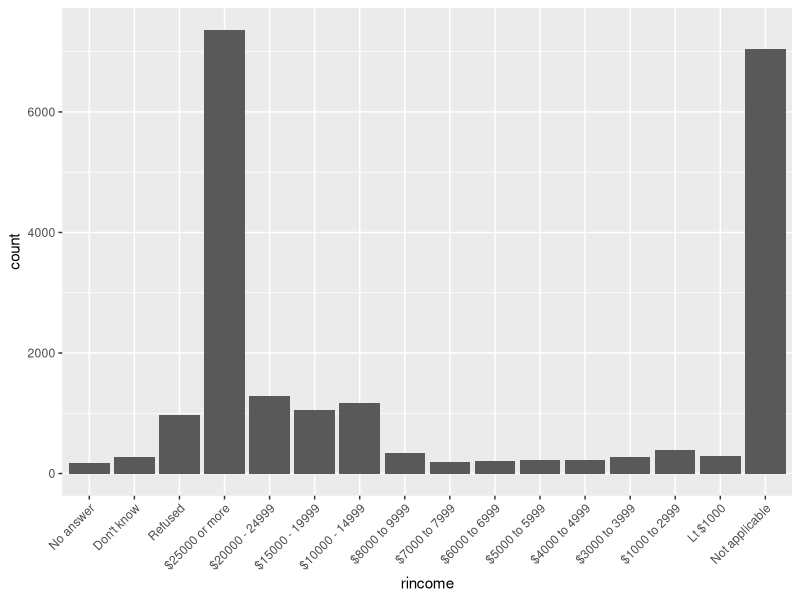
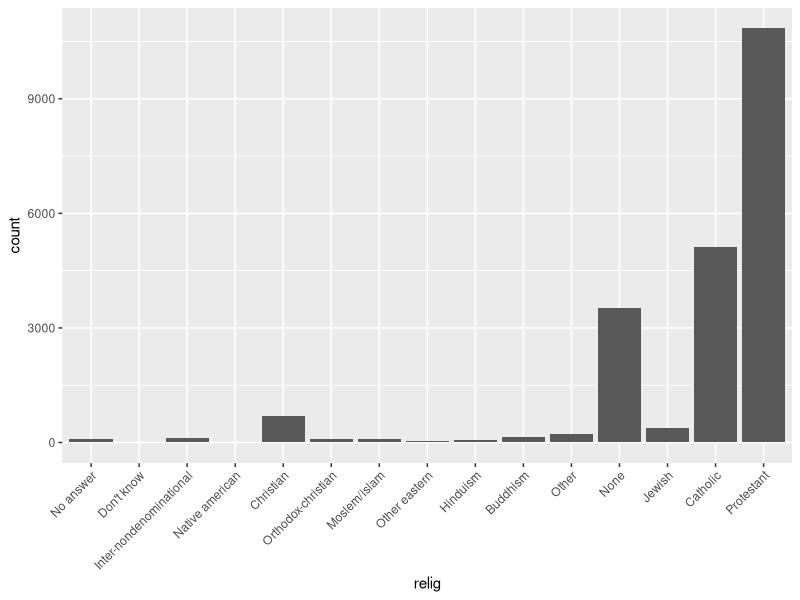
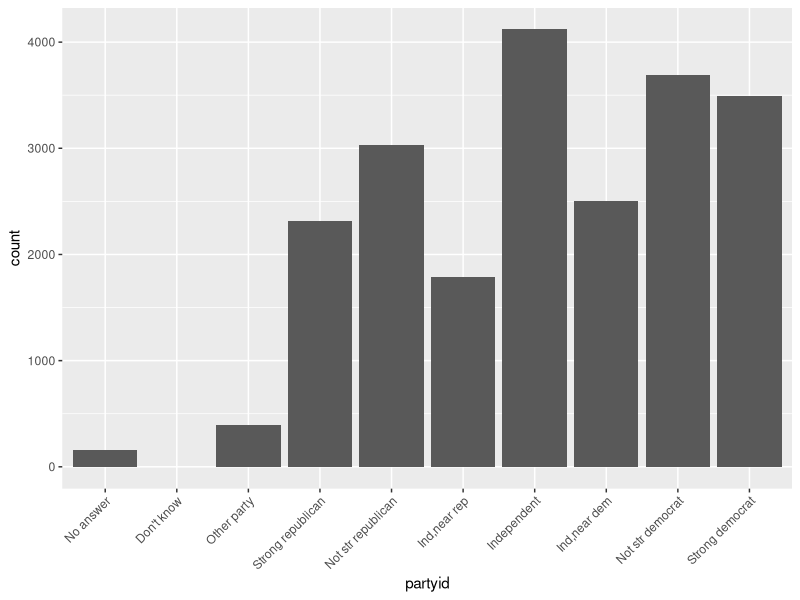
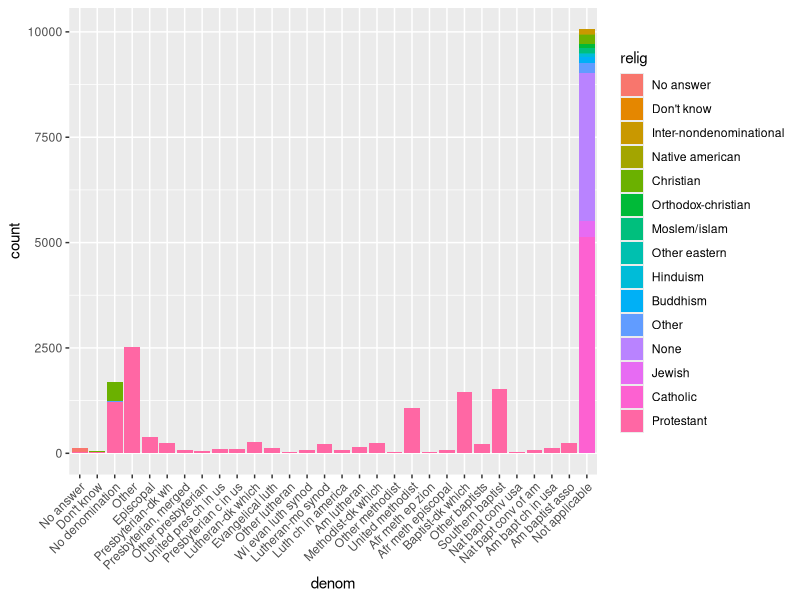
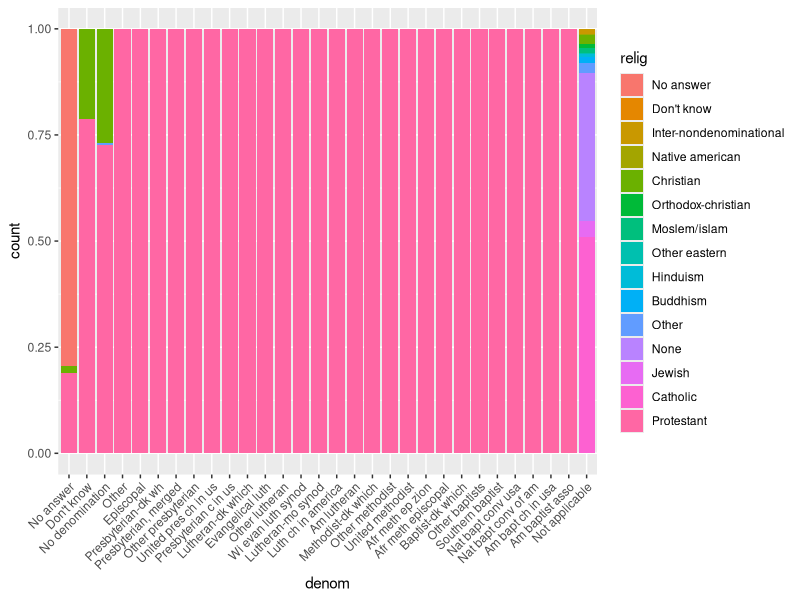
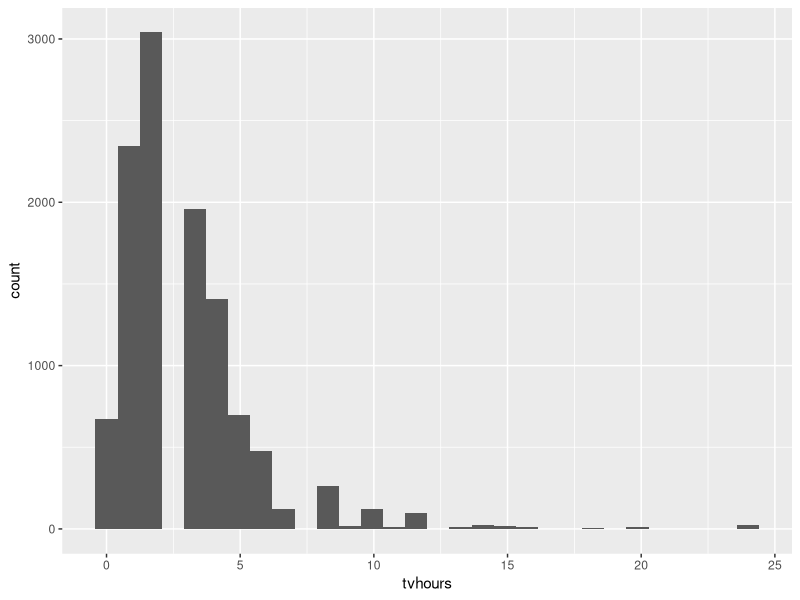
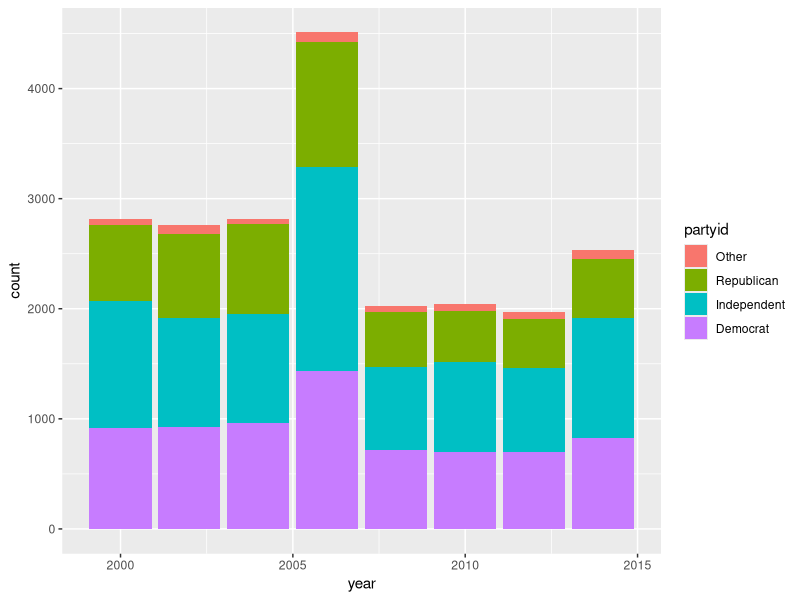

R code for these plots, in order:
## ---- chunk 1
library(tidyverse)
## ---- chunk 2
p = NA
paste("the value of p is ", p)
str_c("the value of p is ", p)
## ---- chunk 3
join_me <- c(88, "hello", "world")
str_c(88, "hello", "world")
str_c(88, "hello", "world", sep = ", ")
# sep does not place the commas if a premade vector is fed into str_c
str_c(join_me, sep = ", ")

# use collapse instead if you want to place separators into premade vector
str_c(join_me, collapse = ", ")

## ---- chunk 4
get_middle <- function (my_str) {
  if (str_length(my_str)%%2 != 0){
    return (str_sub(my_str, ceiling(str_length(my_str)/2), ceiling(str_length(my_str)/2)))
  } else {
    return (str_sub(my_str, ceiling(str_length(my_str)/2), ceiling(str_length(my_str)/2+1)))
  }
}

get_middle ("qwert")
get_middle ("qwerty")
## ---- chunk 5
long_string <- 'Lorem ipsum dolor sit amet, consectetur adipiscing elit, sed do eiusmod tempor incididunt ut labore et dolore magna aliqua.'

long_string
str_wrap(long_string, width = 30)

## ---- chunk 6
whitespace <- "  why is there whitespace on both sides?   "
whitespace
str_trim(whitespace)
str_pad("add some whitespace to the left!", 40, side = "left")
## ---- chunk 7
# function name is convert_str
convert_str <- function (str_vector) {
  if (length(str_vector) == 0) {
    return ("")
  } else if (length (str_vector) == 1) {
    return (str_vector[1])
  } else {
    combined_minus_last <- str_c(str_vector[1:(length(str_vector)-1)], collapse = ", ") # collapse all items except the last one
    return( str_c (combined_minus_last, ", and ", str_vector[length(str_vector)])) # concatenate the word "and" and the last item
  }
}

convert_str(c("fee", "fi", "fo", "fum"))
convert_str(c("fee"))
convert_str(c())
## ---- chunk 8
literal_backslash <- "hello_\\_world"
# str_view(literal_backslash, "\\\\")
str_extract(literal_backslash, "\\\\")

# errors
# x <- "\"
# x <- "\\\"
## ---- chunk 9
example <- "hello_\"\'\\_world"
writeLines(example)
# str_view(example, "\"\'\\\\" )
str_extract(example, "\"\'\\\\" )
## ---- chunk 10
# test <- "\..\..\.." # errors

# need to double backslash within the string
test <- "\\..\\..\\.."
writeLines(test)
## ---- chunk 11
test <- "$^$hello"
writeLines(test)
# str_view(test, "\\$\\^\\$")
str_extract(test, "\\$\\^\\$")
## ---- chunk 12
# display a sample of stringr::words
head(words)

# starts with "y"
# str_view(words, "^y", match = T)
str_subset(words, "^y")
# ends with "x"
# str_view(words, "x$", match = T)
str_subset(words, "x$")
# are exactly 3 letters long
# str_view(words, "^...$")
str_subset(words, "^...$") %>% head(10)
# have seven letters or more
# str_view(words, "^.......")
str_subset(words, "^.......") %>% head(10)
## ---- chunk 13
# starts with a vowel
# str_view(words, "^[aeiou]")
str_subset(words, "^[aeiou]") %>% head(10)
# only contain consonants
# str_view(words, "^[^aeiou]+$", match = T)
str_subset(words, "^[^aeiou]+$")
# ends with ed, but not eed
# str_view(words, "[^e]ed$", match = T)
str_subset(words, "[^e]ed$")
# ends with ing or ise
# str_view(words, "ing$|ise$", match = T)
str_subset(words, "ing$|ise$")
## ---- chunk 14
# list words that contain i before e, after a c. if this yields matches, then the rule is false!
# str_view(words, "cie", match = T)
# str_view(words, "cei", match = T)
# str_view(words, "[^c]ei", match = T)
# str_view(words, "[^c]ie", match = T)

str_subset(words, "cie")
str_subset(words, "cei")
str_subset(words, "[^c]ei")
str_subset(words, "[^c]ie")
## ---- chunk 15
# list words that contain q followed by any character
# str_view(words, "q.", match = T)
str_subset(words, "q.")
# list words that contain q followed by something other than u (no matches)
# str_view(words, "q[^u]", match = T)
str_subset(words, "q[^u]")
## ---- chunk 16
# str_view(words, "lou|ise", match = T)
str_subset(words, "lou|ise")
## ---- chunk 17
# str_view ( c("(123) 456 - 7890 is a fake number,","and (555) 555 - 5555 is also a fake number"), "\\(\\d\\d\\d\\)\\s\\d\\d\\d\\s-\\s\\d\\d\\d\\d")
str_extract ( c("(123) 456 - 7890 is a fake number,","and (555) 555 - 5555 is also a fake number"), "\\(\\d\\d\\d\\)\\s\\d\\d\\d\\s-\\s\\d\\d\\d\\d")

# same regex using brackets
# str_view ( c("(123) 456 - 7890 is a fake number,","and (555) 555 - 5555 is also a fake number"), "\\(\\d{3}\\)\\s\\d{3}\\s-\\s\\d{4}")
str_extract ( c("(123) 456 - 7890 is a fake number,","and (555) 555 - 5555 is also a fake number"), "\\(\\d{3}\\)\\s\\d{3}\\s-\\s\\d{4}")

writeLines(c("(\\d\\d\\d)\\d\\d\\d-\\d\\d\\d\\d", "\\(\\d{3}\\)\\s\\d{3}\\s-\\s\\d{4}"))
## ---- chunk 18
# str_view(words, "^.*$")
# str_view("hello world, {hello world} hello world", "\\{.+\\}")
# str_view("5555-55-55asdf", "\\d{4}-\\d{2}-\\d{2}")
# str_view("\\\\\\\\asdf", "\\\\{4}")

str_subset(words, "^.*$") %>% head(10)
str_extract("hello world, {hello world} hello world", "\\{.+\\}")
str_extract("5555-55-55asdf", "\\d{4}-\\d{2}-\\d{2}")
str_extract("\\\\\\\\asdf", "\\\\{4}")
## ---- chunk 19
# three consonants
# str_view("street", '[^aeiou]{3}')
str_extract("street", '[^aeiou]{3}')

#three or more vowels in a row:
# str_view("streeet", '[aeiou]{3,}')
str_extract("streeet", '[aeiou]{3,}')

# two or more vowel-consonant pairs in a row:
# str_view("streettttt", '([aeiou][^aeiou]|[^aeiou][aeiou]){2,}')
str_extract("streettttt", '([aeiou][^aeiou]|[^aeiou][aeiou]){2,}')
## ---- chunk 20
# str_view("woohooo!", "(.)\\1\\1")
str_extract("woohooo!", "(.)\\1\\1")
## ---- chunk 21
# str_view("belle", "(.)(.)\\2\\1")
str_extract("belle", "(.)(.)\\2\\1")
## ---- chunk 22
# str_view("cacao beans", "(..)\\1")
str_extract("cacao beans", "(..)\\1")
## ---- chunk 23
# str_view("lululemon", "(.).\\1.\\1")
str_extract("lululemon", "(.).\\1.\\1")
## ---- chunk 24
# str_view("but the tub is full", "(.)(.)(.).*\\3\\2\\1")
str_extract("but the tub is full", "(.)(.)(.).*\\3\\2\\1")
## ---- chunk 25
# str_view(c("regular","expressions", "a", "aa"), "^(.).*\\1$")
str_subset(c("regular","expressions", "a", "aa"), "^(.).*\\1$")
## ---- chunk 26
# str_view(c("church", "no repeats", "papaya"), "(..).*\\1")
str_subset(c("church", "no repeats", "papaya"), "(..).*\\1")
## ---- chunk 27
# this only works for individual words
# str_view(c("eleven", "apply", "papaya", "bananas", "will this match spaces?","letters next"), "(.).*\\1.*\\1")
str_subset(c("eleven", "apply", "papaya", "bananas", "will this match spaces?","letters next"), "(.).*\\1.*\\1")

# this will exclude whitespace and only match if a word within a sentence has a letter repeated 3 times.
# str_view(c("eleven", "apply", "papaya", "bananas", "will this match spaces?", "letters next"), "([^\\s])[^\\s]*\\1[^\\s]*\\1")
str_subset(c("eleven", "apply", "papaya", "bananas", "will this match spaces?", "letters next"), "([^\\s])[^\\s]*\\1[^\\s]*\\1")
## ---- chunk 28
# single expression
str_subset(words, "^x|x$")
# multiple str_detect() calls
c(words[str_detect(words, "^x")], words[str_detect(words, "x$")])
## ---- chunk 29
# single expression
str_subset(words, "^[aeiou].*[^aeiou]$")
# multiple str_detect() calls
words [ str_detect(words, "^[aeiou]") & str_detect(words, "[^aeiou]$")]
## ---- chunk 30
# multiple str_detect() calls
words[str_detect(words, "a") & str_detect(words, "e") &  str_detect(words, "i") & str_detect(words, "o") & str_detect (words, "u")]
# words with a, e, i, and o (no u)
words[str_detect(words, "a") & str_detect(words, "e") &  str_detect(words, "i") & str_detect(words, "o") ]
## ---- chunk 31
# create indexed words tibble
df <- tibble(
  word = words, 
  i = seq_along(word)
)
# calculate number of vowels and proportion of vowels by word
vowels <- df %>%
  mutate ( num_vowels = str_count(words, "[aeiou]"),
           length_word = str_length(words),
           proportion_vowel = num_vowels/length_word)
# sort by words with highest number or proportion of vowels
vowels %>%
  arrange (desc(num_vowels))
vowels %>%
  arrange (desc(proportion_vowel))

## ---- chunk 32
colours <- c("red", "orange", "yellow", "green", "blue", "purple")
colours_fixed <- str_c("\\s", colours, "\\s")
colours_fixed
colour_match <- str_c(colours_fixed, collapse = "|")
has_colour <- str_subset(sentences, colour_match)
has_colour

more <- sentences[str_count(sentences, colour_match) > 1]
# str_view_all(more, colour_match)
str_extract_all (more, colour_match)
## ---- chunk 33
first_words <- str_extract(sentences, "^.+?\\s")
head(first_words,20)
## ---- chunk 34
with_ing <- str_subset(sentences, "ing\\b")
head(with_ing)
words_ing <- str_extract(with_ing, "\\b\\w+ing\\b")
words_ing

## ---- chunk 35
with_plural <- str_subset(sentences, "\\b\\w+s\\s")
head(with_plural)
words_plural <- str_extract(with_plural, "\\b\\w+s\\s")
head(words_plural)
## ---- chunk 36
# regex to detect numbers with words after them
afternumber <- "\\b((one|two|three|four|five|six|seven|eight|nine|ten|eleven|twelve|thirteen|fifteen|eighteen|twenty|thirty|fifty|eighty)(ty|teen)?) ([^ ]+)"

# find all sentences that have a match with the regex
has_number <- sentences %>%
  str_subset(afternumber) %>%
  head(10)

# display what the match for each sentence was
has_number %>% 
  str_extract(afternumber)
# display the separate parts of each match.
has_number %>% 
  str_match(afternumber)
# use tidyr::extract() to extract matches for each part of the regex and display output in a neat table
tibble(sentence = sentences) %>% 
  tidyr::extract(
    sentence, c("complete_number", "number","teen_or_ty", "word"), afternumber, 
    remove = FALSE
  ) %>%
  select(sentence, complete_number, word) %>%
  na.omit()
## ---- chunk 37
contractions <- "\\b(\\w+)('|-)(\\w+)\\b"
has_contraction <- sentences %>%
  str_subset(contractions) %>%
  head(10)
has_contraction %>% 
  str_extract(contractions)

has_contraction %>% 
  str_match(contractions)

tibble(sentence = sentences) %>% 
  tidyr::extract(
    sentence, c("before_contraction", "contraction","after_contraction"), contractions, 
    remove = FALSE
  ) %>%
  mutate (
    complete = str_extract (sentence, contractions)
  )%>%
  na.omit()


## ---- chunk 38
sample <- "this/has/too/many/slashes/!"
sample
str_replace_all (sample, "/", "\\\\")
## ---- chunk 39
sample <- "The CaPS iS gOiNg CrAZy!"

# gsub does this more efficiently!
gsub ("([A-Z])", "\\L\\1", perl=TRUE, sample)

# this doesn't work in stringr!!
str_replace_all ( sample, "([A-Z])", "\\L\\1")

# if we must use stringr, we have to painfully write out all the replacements...
str_replace_all (sample, c("A" ="a", "C" = "c", "T" = "t", "P" = "p", "S" = "s", "O" = "o", "N" = "n", "Z" = "z"))

## ---- chunk 40
# swap the first and last letters in the words dataset
swapped <- str_replace (words, "^(.)(.*)(.)$", "\\3\\2\\1")
head(swapped, 10)
# find out which words in the swapped list still match words in the original words dataset
intersect(words, swapped)
## ---- chunk 41
sample <- "apples, pears, and bananas"
# use ", " to split the string
str_split(sample, " ")[[1]]
# use boundary() to split the string
str_split(sample, boundary("word"))[[1]]
## ---- chunk 42
sample <- "apples, pears, and bananas"
# use ", " to split the string
str_split(sample, "")[[1]]
str_split(sample, boundary("character"))[[1]]
## ---- chunk 43
sample <- c("this has a \\ backslash", "this doesn't have one", "this has a \\ backslash" )
sample
str_subset(sample, regex("\\\\"))
str_subset(sample, fixed("\\"))
## ---- chunk 44
# extract all the words in sentences
word_matrix <- str_extract_all(sentences, boundary("word"), simplify = T)
word_vector <- as.vector(word_matrix)
head(word_vector)

# use group_by, count(), and arrange() to find the top 5 words
tibble(word_vector) %>%
  group_by(word_vector) %>%
  count() %>%
  arrange(desc(n))
## ---- chunk 45
library(stringi)
# count number of words
stri_count_words(sentences) %>% head(10)

# find duplicated strings
sample <- c("hello", "hello", "world", "this", "hello")
stri_duplicated(sample)

# generate random text
stri_rand_strings(5, 10)
## ---- chunk 46
# sort the sentences vector, locale = en_US
stri_sort(sentences, decreasing = TRUE, locale = "en_US") %>% head(10)

## ---- chunk 47
library(forcats)
library(tidyverse)
## ---- chunk 48
summary(gss_cat$rincome)
ggplot(gss_cat, aes(rincome)) +
  geom_bar() +
  theme(axis.text.x = element_text(angle = 45, hjust = 1))
## ---- chunk 49
ggplot(gss_cat, aes(relig)) +
  geom_bar() +
  theme(axis.text.x = element_text(angle = 45, hjust = 1))
ggplot(gss_cat, aes(partyid)) +
  geom_bar() +
  theme(axis.text.x = element_text(angle = 45, hjust = 1))
## ---- chunk 50

gss_cat %>%
  group_by (denom, relig) %>%
  count()

ggplot(gss_cat, aes(denom)) +
  geom_bar(aes(fill = relig)) +
  theme(axis.text.x = element_text(angle = 45, hjust = 1))
ggplot(gss_cat, aes(denom)) +
  geom_bar(aes(fill = relig), position = "fill") +
  theme(axis.text.x = element_text(angle = 45, hjust = 1))
## ---- chunk 51
ggplot(gss_cat, aes (tvhours)) +
  geom_histogram()
## ---- chunk 52
levels(gss_cat$marital)
levels(gss_cat$race)
levels(gss_cat$rincome)
levels(gss_cat$partyid)
levels(gss_cat$relig)
levels(gss_cat$denom)
## ---- chunk 53
levels(gss_cat$rincome)
levels(fct_relevel(gss_cat$rincome, "Not applicable"))
## ---- chunk 54
gss_cat %>%
  mutate(partyid = fct_recode(partyid,
    "Republican"    = "Strong republican",
    "Republican"      = "Not str republican",
    "Independent" = "Ind,near rep",
    "Independent" = "Ind,near dem",
    "Democrat"        = "Not str democrat",
    "Democrat"      = "Strong democrat",
    "Other"                 = "No answer",
    "Other"                 = "Don't know",
    "Other"                 = "Other party"
  )) %>%
  ggplot(aes(x = year))+
  geom_bar(aes(fill = partyid))
## ---- chunk 55
library(lubridate)
## ---- chunk 56
ymd(c("2010-10-10", "bananas"))
## ---- chunk 57
d1 <- "January 1, 2010"
d2 <- "2015-Mar-07"
d3 <- "06-Jun-2017"
d4 <- c("August 19 (2015)", "July 1 (2015)")
d5 <- "12/30/14" # Dec 30, 2014
